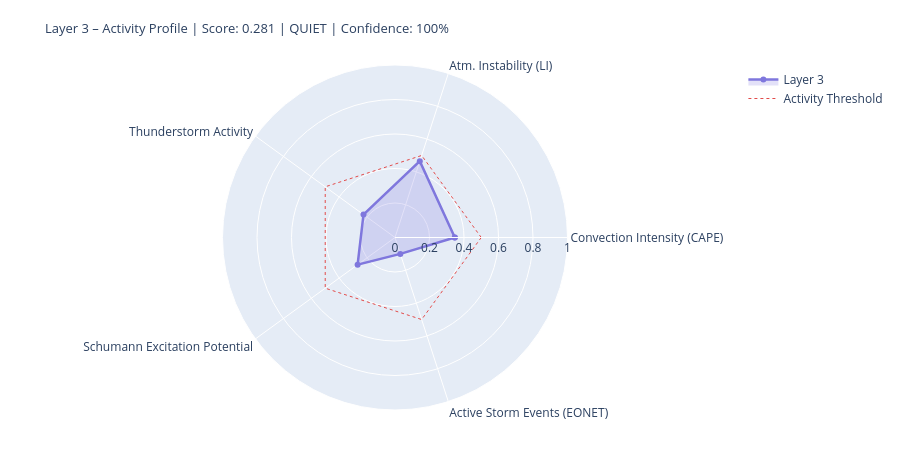

The cell this chart's notebook holds for it:
### Markdown cell above
---
## 4. State Assessment & Handoff to Layer 4/5

### Code cell
# ============================================================
# LAYER-3-SCORE
# Five dynamic components
# ============================================================

def norm(v, lo, hi):
    if v is None or (isinstance(v, float) and math.isnan(v)): return None
    return round(max(0.0, min(1.0, (v - lo) / (hi - lo))), 4)

# --- 1) Convection intensity (global CAPE mean) ---
cape_mean = df_atm['cape'].dropna().mean() if not df_atm.empty else None
conv_score = norm(cape_mean, 0, 3000)
conv_src   = 'primary' if cape_mean is not None else 'missing'

# --- 2) Atmospheric instability (LI mean) ---
li_mean   = df_atm['li'].dropna().mean() if not df_atm.empty else None
# Negative LI = unstable → higher score
instab_score = norm(-li_mean if li_mean is not None else None, -6, 6)
instab_src   = 'primary' if li_mean is not None else 'missing'

# --- 3) Thunderstorm activity (mean thunder score + WMO count) ---
thunder_mean = df_atm['thunder_score'].mean() if not df_atm.empty else None
n_thunder    = int(df_atm['thunderstorm'].sum()) if not df_atm.empty else 0
thunder_score_val = norm(
    (thunder_mean or 0) * 0.7 + n_thunder * 0.1, 0, 1.0
) if thunder_mean is not None else None
thunder_src = 'primary'

# --- 4) Schumann excitation potential (weighted Schumann contribution) ---
schumann_pot = df_atm['schumann_contribution'].mean() if not df_atm.empty else None
# Boosted by Layer-2 thunderstorm trigger
if schumann_pot is not None and l2_thunder:
    schumann_pot = min(1.0, schumann_pot * 1.2)
schumann_score = norm(schumann_pot, 0, 1.0) if schumann_pot is not None else None
schumann_src   = 'derived'

# --- 5) Storm activity (NASA EONET) ---
# Distinction: None = data not loaded, 0.0 = loaded but no events
storm_score = None
storm_src   = 'missing'
if raw.get('storms') is not None:          # API reached successfully
    storm_score = norm(len(storm_events), 0, 30) if storm_events else 0.0
    storm_src   = 'primary'

# X-Ray and Kp: context only, not in dynamic score
# (X-Ray = Layer-0/4 driver; Kp = geomagnetic index, not a lightning proxy)
xray_context = None
if raw.get('xray'):
    df_xc = pd.DataFrame(raw['xray'])
    fc = next((c for c in df_xc.columns
               if any(k in c.lower() for k in ['flux','long']) and 'time' not in c.lower()),
              df_xc.columns[1])
    df_xc[fc] = pd.to_numeric(df_xc[fc], errors='coerce')
    xray_last = df_xc[fc].dropna().iloc[-1] if not df_xc[fc].dropna().empty else None
    if xray_last:
        xray_class = ('X' if xray_last>=1e-4 else 'M' if xray_last>=1e-5
                      else 'C' if xray_last>=1e-6 else 'B')
        xray_context = {'flux': float(xray_last), 'class': xray_class}
        print(f'X-Ray context: {xray_class}-class ({xray_last:.2e} W/m²)')

# --- Aggregate ---
COMPONENTS = {
    'Convection Intensity (CAPE)':  {'score': conv_score,       'source': conv_src,    'dynamic': True},
    'Atm. Instability (LI)':         {'score': instab_score,     'source': instab_src,  'dynamic': True},
    'Thunderstorm Activity':              {'score': thunder_score_val, 'source': thunder_src, 'dynamic': True},
    'Schumann Excitation Potential':   {'score': schumann_score,   'source': schumann_src,'dynamic': True},
    'Active Storm Events (EONET)': {'score': storm_score,      'source': storm_src,   'dynamic': True},
}

available   = {k: v['score'] for k, v in COMPONENTS.items() if v['score'] is not None}
unavailable = [k for k, v in COMPONENTS.items() if v['score'] is None]
layer3_score = round(sum(available.values()) / len(available), 4) if available else None
confidence   = round(len(available) / len(COMPONENTS), 2)
level = ('unknown' if layer3_score is None
         else 'quiet'   if layer3_score < 0.3
         else 'moderate' if layer3_score < 0.6
         else 'active')
dominant_l3 = max(available, key=available.get) if available else 'none'

# --- Ausgabe ---
W = 68
print('=' * W)
print('LAYER 3 – ATMOSPHERE / WEATHER / THUNDERSTORMS – STATE ASSESSMENT')
print('=' * W)
for name, comp in COMPONENTS.items():
    s = comp['score']
    if s is not None:
        bar = '█' * int(s * 20) + '░' * (20 - int(s * 20))
        print(f'  {name:<36} {bar}  {s:.3f}  [{comp["source"]}]')
    else:
        print(f'  {name:<36} {"─" * 20}  n/a   [missing]')
print('-' * W)
print(f'  Score:        {layer3_score:.3f}  ({len(available)}/{len(COMPONENTS)} components)')
print(f'  Confidence:   {confidence:.0%}')
print(f'  Level:        {level.upper()}')
print(f'  Dominant:     {dominant_l3}')
print(f'  CAPE mean:    {cape_mean:.0f} J/kg' if cape_mean else '  CAPE mean:    n/a')
print(f'  LI mean:      {li_mean:.1f} K' if li_mean is not None else '  LI mean:      n/a')
print(f'  Thunderstorms:{n_thunder} points (WMO)  +  {len(storm_events)} NASA EONET')
print('=' * W)

# Radar
cats   = list(available.keys())
vals_r = list(available.values())
if len(cats) >= 3:
    fig = go.Figure()
    fig.add_trace(go.Scatterpolar(
        r=vals_r + [vals_r[0]], theta=cats + [cats[0]],
        fill='toself', fillcolor='rgba(127,119,221,0.22)',
        line=dict(color='#7F77DD', width=2.5), name='Layer 3'
    ))
    fig.add_trace(go.Scatterpolar(
        r=[0.5] * (len(cats)+1), theta=cats + [cats[0]],
        line=dict(color='#E24B4A', dash='dot', width=1),
        mode='lines', name='Activity Threshold'
    ))
    fig.update_layout(
        title=dict(
            text=f'Layer 3 – Activity Profile | Score: {layer3_score:.3f} | {level.upper()} | Confidence: {confidence:.0%}',
            font=dict(size=13)
        ),
        polar=dict(radialaxis=dict(visible=True, range=[0, 1])),
        height=450, showlegend=True,
        margin=dict(l=60, r=60, t=65, b=40)
    )
    fig.show()

### Figure 1 — Plotly figure (JSON) as saved in the notebook; plotly's stock layout.template omitted (floating-point values rounded to 4 significant figures)
{"data": [{"fill": "toself", "fillcolor": "rgba(127,119,221,0.22)", "line": {"color": "#7F77DD", "width": 2.5}, "name": "Layer 3", "r": [0.3467, 0.465, 0.2258, 0.268, 0.1, 0.3467], "theta": ["Convection Intensity (CAPE)", "Atm. Instability (LI)", "Thunderstorm Activity", "Schumann Excitation Potential", "Active Storm Events (EONET)", "Convection Intensity (CAPE)"], "type": "scatterpolar"}, {"line": {"color": "#E24B4A", "dash": "dot", "width": 1}, "mode": "lines", "name": "Activity Threshold", "r": [0.5, 0.5, 0.5, 0.5, 0.5, 0.5], "theta": ["Convection Intensity (CAPE)", "Atm. Instability (LI)", "Thunderstorm Activity", "Schumann Excitation Potential", "Active Storm Events (EONET)", "Convection Intensity (CAPE)"], "type": "scatterpolar"}], "layout": {"height": 450, "margin": {"b": 40, "l": 60, "r": 60, "t": 65}, "polar": {"radialaxis": {"range": [0, 1], "visible": true}}, "showlegend": true, "title": {"font": {"size": 13}, "text": "Layer 3 – Activity Profile | Score: 0.281 | QUIET | Confidence: 100%"}}}
